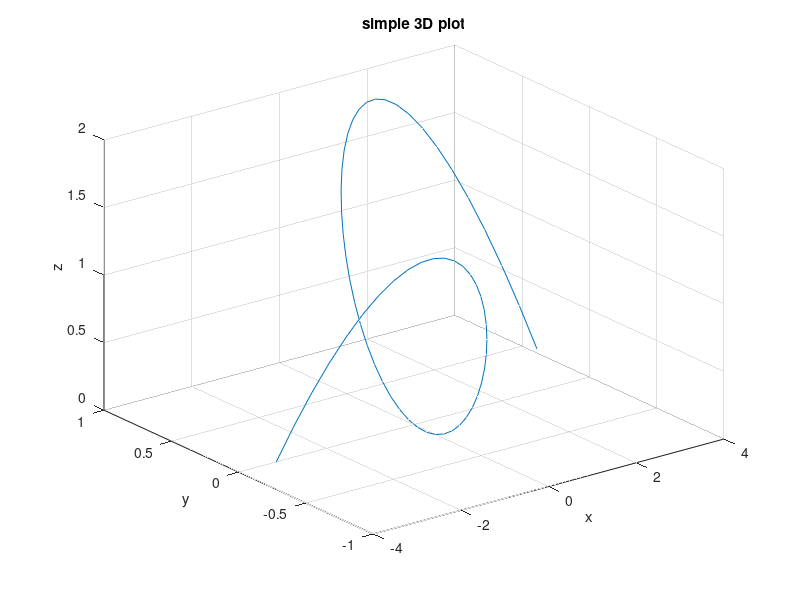

MATLAB code for this plot:
x=-pi:0.1:pi;
y=sin(x);
z=x.*sin(x);
plot3(x,y,z)
grid on
xlabel('x')
ylabel('y')
zlabel('z')
title('simple 3D plot')